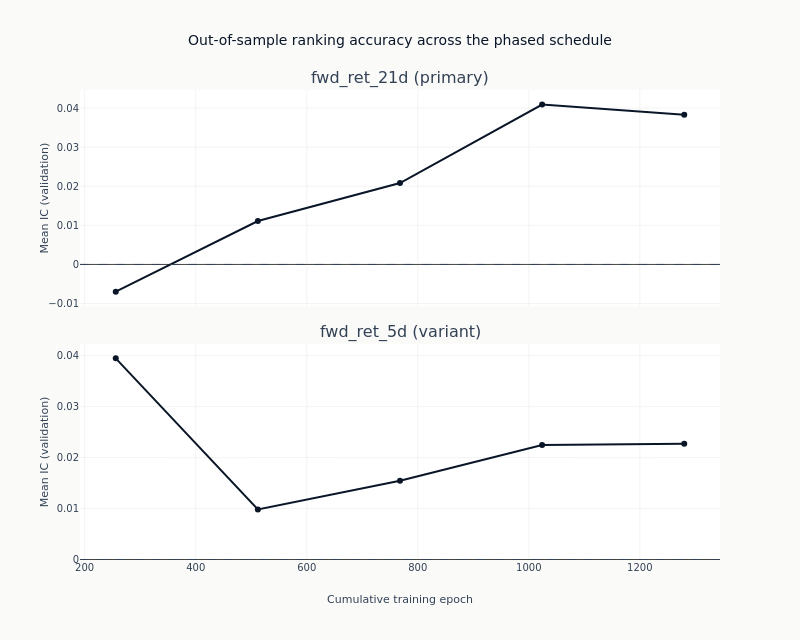

Notebook code cell kept with this figure:
### Markdown cell above
### What more training does

Each line traces one label's out-of-sample IC across the phased schedule. The horizontal axis is
cumulative epochs, so the first point is the end of the unconditional stage and the rest are
saves inside the conditional one - the step from the first to the second is where the macro
context enters, and it is the only step on the axis that changes what the model is allowed to
see rather than only how long it has trained.

A line that rises and then falls has an interior optimum: the model was still learning, then
began fitting the training window at the expense of the validation folds. A line that wanders
around zero without trend never had anything to learn, and its highest point is wherever the
noise happened to peak. Both produce a respectable-looking maximum, which is why the maximum is
not what a checkpoint is judged on and why the whole schedule is published rather than the best
of it.

One panel per label, each with its own vertical scale, because a horizon with something to learn
and one without would be averaged into a single indistinct band if they shared axes.

### Code cell
curves = catalog.filter("full_coverage").sort("label", "checkpoint_value")
fig = make_subplots(
    rows=len(panel_labels),
    cols=1,
    shared_xaxes=True,
    vertical_spacing=0.08,
    subplot_titles=[
        f"{label} ({'primary' if label == primary else 'variant'})" for label in panel_labels
    ],
)
for row, label in enumerate(panel_labels, start=1):
    series = curves.filter(pl.col("label") == label)
    fig.add_trace(
        go.Scatter(
            x=series.get_column("checkpoint_value").to_list(),
            y=series.get_column("ic_mean").to_list(),
            mode="lines+markers",
            name=label,
            showlegend=False,
            line=dict(color=COLORS["blue"], width=2),
            marker=dict(size=6, color=COLORS["blue"]),
        ),
        row=row,
        col=1,
    )
    fig.add_hline(y=0, line_width=1, line_dash="dash", line_color=COLORS["neutral"], row=row, col=1)
    fig.update_yaxes(title_text="Mean IC (validation)", row=row, col=1)
fig.update_xaxes(title_text="Cumulative training epoch", row=len(panel_labels), col=1)
fig.update_layout(
    title="Out-of-sample ranking accuracy across the phased schedule",
    height=320 * len(panel_labels),
    width=800,
    margin=dict(t=90),
)
# Read off the frame rather than asserted, so the alt text stays true of the next run.
_spans = "; ".join(
    f"{label} from {curves.filter(pl.col('label') == label).get_column('ic_mean').min():.3f} "
    f"to {curves.filter(pl.col('label') == label).get_column('ic_mean').max():.3f}"
    for label in panel_labels
)
show_plotly_with_alt(
    fig,
    "Line chart of mean validation information coefficient against cumulative training epoch, one "
    "panel per label, each with its own vertical scale and a dashed zero line. Counted from the "
    f"frame: {_spans}.",
)

### Figure 1 — Plotly figure (JSON) as saved in the notebook; plotly's stock layout.template omitted (floating-point values rounded to 4 significant figures)
{"data": [{"line": {"color": "#0a1628", "width": 2}, "marker": {"color": "#0a1628", "size": 6}, "mode": "lines+markers", "name": "fwd_ret_21d", "showlegend": false, "type": "scatter", "x": [256, 512, 768, 1024, 1280], "xaxis": "x", "y": [-0.006953, 0.0111, 0.02081, 0.04089, 0.03828], "yaxis": "y"}, {"line": {"color": "#0a1628", "width": 2}, "marker": {"color": "#0a1628", "size": 6}, "mode": "lines+markers", "name": "fwd_ret_5d", "showlegend": false, "type": "scatter", "x": [256, 512, 768, 1024, 1280], "xaxis": "x2", "y": [0.03947, 0.00981, 0.01546, 0.02245, 0.02272], "yaxis": "y2"}], "layout": {"annotations": [{"font": {"size": 16}, "showarrow": false, "text": "fwd_ret_21d (primary)", "x": 0.5, "xanchor": "center", "xref": "paper", "y": 1.0, "yanchor": "bottom", "yref": "paper"}, {"font": {"size": 16}, "showarrow": false, "text": "fwd_ret_5d (variant)", "x": 0.5, "xanchor": "center", "xref": "paper", "y": 0.46, "yanchor": "bottom", "yref": "paper"}], "height": 640, "margin": {"t": 90}, "shapes": [{"line": {"color": "#334155", "dash": "dash", "width": 1}, "type": "line", "x0": 0, "x1": 1, "xref": "x domain", "y0": 0, "y1": 0, "yref": "y"}, {"line": {"color": "#334155", "dash": "dash", "width": 1}, "type": "line", "x0": 0, "x1": 1, "xref": "x2 domain", "y0": 0, "y1": 0, "yref": "y2"}], "title": {"text": "Out-of-sample ranking accuracy across the phased schedule"}, "width": 800, "xaxis": {"anchor": "y", "domain": [0.0, 1.0], "matches": "x2", "showticklabels": false}, "xaxis2": {"anchor": "y2", "domain": [0.0, 1.0], "title": {"text": "Cumulative training epoch"}}, "yaxis": {"anchor": "x", "domain": [0.54, 1.0], "title": {"text": "Mean IC (validation)"}}, "yaxis2": {"anchor": "x2", "domain": [0.0, 0.46], "title": {"text": "Mean IC (validation)"}}}}
